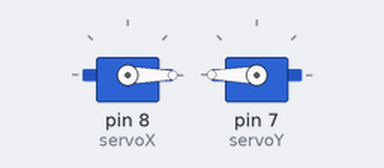
A sketch run on a simulated Arduino Uno, built with avr-gcc and run on an emulated ATmega328P. Shown: 2 × servo.

Above: at 2.05 s.
Timing chart, 0 to 6.6 s (numbered marks = the images above):
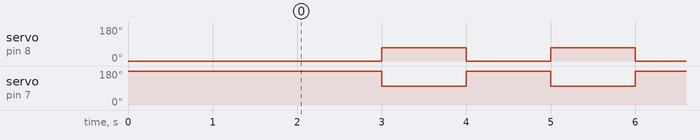

Measured:
- by itself, servo on pin 8 (servoX): alternates 70° for 1.0 s and 0° for 1.0 s
- by itself, servo on pin 7 (servoY): alternates 180° for 1.0 s and 100° for 1.0 s

The sketch:

claw_servo.ino
```cpp
#include <Servo.h>

// Servo Pins
const int servoX = 8;
const int servoY = 7;

Servo xServo;
Servo yServo;

void setup(){
  xServo.attach(servoX);
  yServo.attach(servoY);
  xServo.write(0);
  yServo.write(180);
  delay(2000);

}
void loop(){
  xServo.write(0);
  yServo.write(180);
  delay(1000);
  xServo.write(70);
  yServo.write(100);
  delay(1000);

}
```
